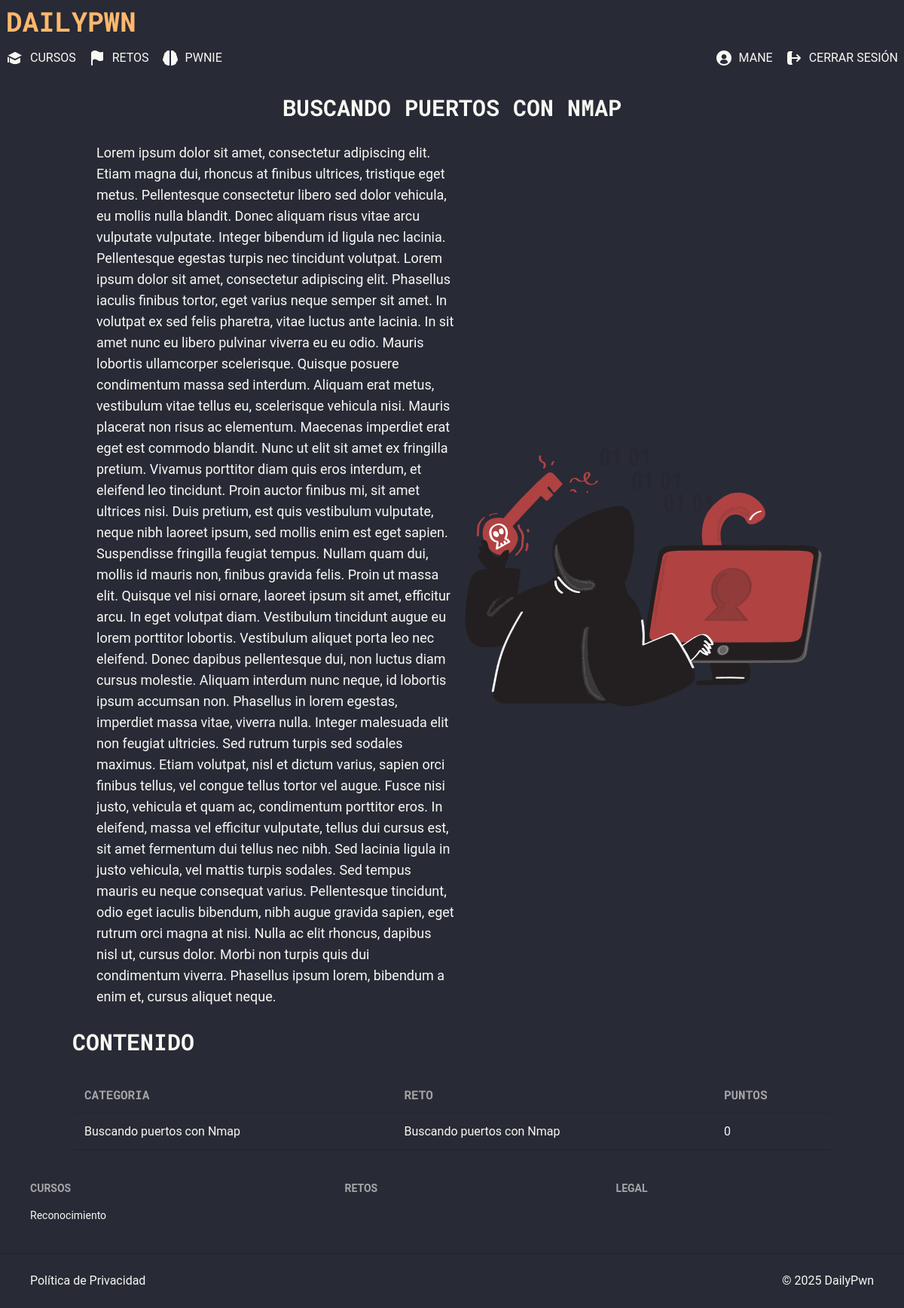
Page /challenges/overview/nmap (signed in) on the committed database.
### app/models.py (models this page shows, shortened)
class User(UserMixin, db.Model):
    id = db.Column(db.Integer, primary_key=True)
    username = db.Column(db.String(200), nullable=False, unique=True)
    email = db.Column(db.String(120), nullable=False, unique=True)
    password = db.Column(db.String(128), nullable=False)
    date_added = db.Column(db.DateTime, default=datetime.utcnow)
    completed_challenges = db.relationship('UserChallenge', back_populates='user')

class Category(db.Model):
    id = db.Column(db.Integer, primary_key=True)
    name = db.Column(db.String(255), nullable=False)
    alias = db.Column(db.String(25), nullable=False)
    description = db.Column(db.Text)
    image_url = db.Column(db.String(255))
    challenges = db.relationship('Challenge', back_populates='category')

class Challenge(db.Model):
    id = db.Column(db.Integer, primary_key=True)
    title = db.Column(db.String(255), nullable=False)
    alias = db.Column(db.String(25), nullable=False)
    description = db.Column(db.Text)
    files = db.Column(db.String(255))
    resources = db.Column(db.String(255))
    points = db.Column(db.Integer, default=0)  # Optional column for points
    flag = db.Column(db.String(30), nullable=False)
    course_id = db.Column(db.Integer, db.ForeignKey('course.id'), nullable=False)
    category_id = db.Column(db.Integer, db.ForeignKey('category.id'), nullable=False)
    course = db.relationship('Course', back_populates='challenges')
    category = db.relationship('Category', back_populates='challenges')
    completions = db.relationship('UserChallenge', back_populates='challenge')

### app/routes/challenges.py (the view)
@challenges.route('overview/<category_alias>', methods=['GET'])
@login_required
def get_category(category_alias):
    category = Category.query.filter_by(alias=category_alias).first()
    if category is None:
        abort(404)
    challenges = Challenge.query.filter_by(category_id=category.id).all()
    return render_template('challenges/category.html',
                           category=category,
                           challenges=challenges,
                           page_title=category.name)

### app/models.py (called while the page is built)
@login.user_loader
def load_user(id):
    return db.session.get(User, int(id))

### app/templates/challenges/category.html (shortened to what this page needs)
{% extends 'base.html' %}
{% block content %}
<div class="flex flex-col mx-24">
<h1 class="text-3xl font-bold font-RobotoMono py-7 text-center">{{category.name.upper()}}</h1>
<div class="flex flex-col items-center space-x-4 lg:flex-row-reverse">
<img src="{{ url_for('static', filename='images/' ~ category.image_url) }}" class="w-full mx-auto">
<p class="flex-2 text-lg">{{category.description}}</p>
</div>
<h2 class="text-3xl font-bold font-RobotoMono py-7">CONTENIDO</h2>
<div class="overflow-x-auto">
    <table class="table table-zebra text-base">
      <thead>
        <tr class="font-RobotoMono text-base">
          <th>{{ 'Categoria'.upper() }}</th>
          <th>{{ 'Reto'.upper() }}</th>
          <th>{{ 'Puntos'.upper() }}</th>
        </tr>
      </thead>
      <tbody>
        {% for challenge in category.challenges %}
        <tr>
          <td>{{ challenge.category.name }}</td>
          <td class="hover:text-accent"><a href="/challenges/{{ challenge.alias }}">{{ challenge.category.name }}</a></td>
          <td>{{ challenge.points }}</td>
        </tr>
        {% endfor %}
      </tbody>
    </table>
  </div>
</div>
{% endblock %}

### app/templates/base.html (shortened to what this page needs)
<!DOCTYPE html>
<html data-theme="dracula" class="h-full">
<head>
    <link rel="stylesheet" href="{{ url_for('static', filename='css/main.css') }}">
</head>
<body class="font-Roboto h-full">
    <div class="navbar flex flex-col items-start space-y-4 hidden lg:block">
        <div>
            <a href="/" class="text-4xl font-bold font-RobotoMono text-accent">{{ "DailyPwn".upper() }}</a>
        </div>
        <div class="flex justify-between w-full">
            <ul class="flex flex-row space-x-4">
                {% for link in [
                    {
                        'href': '/courses',
                        'text': 'Cursos',
                        'svg': '''
                            <svg class="w-6 fill-current" aria-hidden="true" xmlns="http://www.w3.org/2000/svg" width="24" height="24" fill="currentColor" viewBox="0 0 24 24">
                            <path d="M12.4472 4.10557c-.2815-.14076-.6129-.14076-.8944 0L2.76981 8.49706l9.21949 4.39024L21 8.38195l-8.5528-4.27638Z"/>
                            <path d="M5 17.2222v-5.448l6.5701 3.1286c.278.1325.6016.1293.8771-.0084L19 11.618v5.6042c0 .2857-.1229.5583-.3364.7481l-.0025.0022-.0041.0036-.0103.009-.0119.0101-.0181.0152c-.024.02-.0562.0462-.0965.0776-.0807.0627-.1942.1465-.3405.2441-.2926.195-.7171.4455-1.2736.6928C15.7905 19.5208 14.1527 20 12 20c-2.15265 0-3.79045-.4792-4.90614-.9751-.5565-.2473-.98098-.4978-1.27356-.6928-.14631-.0976-.2598-.1814-.34049-.2441-.04036-.0314-.07254-.0576-.09656-.0776-.01201-.01-.02198-.0185-.02991-.0253l-.01038-.009-.00404-.0036-.00174-.0015-.0008-.0007s-.00004 0 .00978-.0112l-.00009-.0012-.01043.0117C5.12215 17.7799 5 17.5079 5 17.2222Zm-3-6.8765 2 .9523V17c0 .5523-.44772 1-1 1s-1-.4477-1-1v-6.6543Z"/>
                            </svg>
                        '''
                    },
                    {'href': '/challenges',
                    'text': 'Retos',
                    'svg': '''
                        <svg class="w-6 fill-current" aria-hidden="true" xmlns="http://www.w3.org/2000/svg" width="24" height="24" fill="currentColor" viewBox="0 0 24 24">
                        <path d="M13.09 3.294c1.924.95 3.422 1.69 5.472.692a1 1 0 0 1 1.438.9v9.54a1 1 0 0 1-.562.9c-2.981 1.45-5.382.24-7.25-.701a38.739 38.739 0 0 0-.622-.31c-1.033-.497-1.887-.812-2.756-.77-.76.036-1.672.357-2.81 1.396V21a1 1 0 1 1-2 0V4.971a1 1 0 0 1 .297-.71c1.522-1.506 2.967-2.185 4.417-2.255 1.407-.068 2.653.453 3.72.967.225.108.443.216.655.32Z"/>
                        </svg>
                    '''
                },
                    {'href': '/chat',
                    'text': 'Pwnie',
                    'svg': '''
                        <svg class="w-6 fill-current" aria-hidden="true" xmlns="http://www.w3.org/2000/svg" width="24" height="24" fill="currentColor" viewBox="0 0 24 24">
                        <path d="M11 21V2.352A3.451 3.451 0 0 0 9.5 2a3.5 3.5 0 0 0-3.261 2.238A3.5 3.5 0 0 0 4.04 8.015a3.518 3.518 0 0 0-.766 1.128c-.042.1-.064.209-.1.313a3.34 3.34 0 0 0-.106.344 3.463 3.463 0 0 0 .02 1.468A4.017 4.017 0 0 0 2.3 12.5l-.015.036a3.861 3.861 0 0 0-.216.779A3.968 3.968 0 0 0 2 14c.003.24.027.48.072.716a4 4 0 0 0 .235.832c.006.014.015.027.021.041a3.85 3.85 0 0 0 .417.727c.105.146.219.285.342.415.072.076.148.146.225.216.1.091.205.179.315.26.11.081.2.14.308.2.02.013.039.028.059.04v.053a3.506 3.506 0 0 0 3.03 3.469 3.426 3.426 0 0 0 4.154.577A.972.972 0 0 1 11 21Zm10.934-7.68a3.956 3.956 0 0 0-.215-.779l-.017-.038a4.016 4.016 0 0 0-.79-1.235 3.417 3.417 0 0 0 .017-1.468 3.387 3.387 0 0 0-.1-.333c-.034-.108-.057-.22-.1-.324a3.517 3.517 0 0 0-.766-1.128 3.5 3.5 0 0 0-2.202-3.777A3.5 3.5 0 0 0 14.5 2a3.451 3.451 0 0 0-1.5.352V21a.972.972 0 0 1-.184.546 3.426 3.426 0 0 0 4.154-.577A3.506 3.506 0 0 0 20 17.5v-.049c.02-.012.039-.027.059-.04.106-.064.208-.13.308-.2s.214-.169.315-.26c.077-.07.153-.14.225-.216a4.007 4.007 0 0 0 .459-.588c.115-.176.215-.361.3-.554.006-.014.015-.027.021-.041.087-.213.156-.434.205-.659.013-.057.024-.115.035-.173.046-.237.07-.478.073-.72a3.948 3.948 0 0 0-.066-.68Z"/>
                        </svg>
                    '''
                },
                ] %}
                <a href="{{ link.href }}" class="flex items-center space-x-2 hover:text-accent">
                    {{ link.svg | safe }}
                    <span>{{ link.text.upper() }}</span>
                </a>
            </ul>
            <ul class="flex flex-row space-x-4">
                {% if current_user.is_authenticated %}
                    <a href="" class="flex items-center space-x-2 hover:text-accent">
                        <span>{{current_user.username.upper()}}</span>
                    </a>
                    <a href="#" onclick="document.getElementById('logout-form').submit();" class="flex items-center space-x-2 hover:text-accent">
                        <svg class="w-6 fill-current" aria-hidden="true" xmlns="http://www.w3.org/2000/svg" width="24" height="24" fill="none" viewBox="0 0 24 24">
                        <path stroke="currentColor" stroke-linecap="round" stroke-linejoin="round" stroke-width="2" d="M20 12H8m12 0-4 4m4-4-4-4M9 4H7a3 3 0 0 0-3 3v10a3 3 0 0 0 3 3h2"/>
                        </svg>
                        <span>{{ "Cerrar Sesión".upper() }}</span>
                    </a>
                {% endif %}
            </ul>
        </div>
    </div>
    {% block content %}{% endblock %}
    <footer class="footer text-base-content p-10">
        <nav>
            <h6 class="footer-title">Cursos</h6>
            {% for link in [
                {'href': '/courses/reconnainsance', 'text': 'Reconocimiento'},
            ] %}
                <a href="{{ link.href }}" class="link link-hover hover:text-accent">{{ link.text[0].upper() + link.text[1:].lower() }}</a>
            {% endfor %}
        </nav>
        <nav>
            <h6 class="footer-title">Retos</h6>
        </nav>
        <nav>
            <h6 class="footer-title">Legal</h6>
        </nav>
        </footer>
        <footer class="footer text-base-content border-base-300 border-t px-10 py-4 text-base py-6">
        <aside class="grid-flow-col items-center">
            <a href="/privacy-policy" class="hover:text-accent">Política de Privacidad</a>
        </aside>
        <nav class="lg:place-self-center lg:justify-self-end">
            <div class="grid grid-flow-col gap-4">
                &copy; 2025 DailyPwn
            </div>
        </nav>
    </footer>
</body>
</html>

### rows in the picture
User: username "MANE"
Category: name "BUSCANDO PUERTOS CON NMAP", image_url (picture), description "Lorem ipsum dolor sit amet, consectetur adipiscing elit. Etiam magna dui, rhoncus at finibus ultrices, tristique eget metus. Pellentesque consectetur libero sed dolor vehicula, eu mollis nulla blandit. Donec aliquam risus vitae arcu vulputate vulputate. Integer bibendum id ligula nec lacinia. Pellentesque egestas turpis nec tincidunt volutpat. Lorem ipsum dolor sit amet, consectetur adipiscing elit. Phasellus iaculis finibus tortor, eget varius neque semper sit amet. In volutpat ex sed felis pharetra, vitae luctus ante lacinia. In sit amet nunc eu libero pulvinar viverra eu eu odio. Mauris lobortis ullamcorper scelerisque. Quisque posuere condimentum massa sed interdum. Aliquam erat metus,…"
Challenge: category.name "Buscando puertos con Nmap", points "0"

### other values in the picture
{{ "DailyPwn".upper() }} "DAILYPWN"
{{ link.text.upper() }} "CURSOS" "RETOS" "PWNIE"
{{ "Cerrar Sesión".upper() }} "CERRAR SESIÓN"
{{ 'Categoria'.upper() }} "CATEGORIA"
{{ 'Reto'.upper() }} "RETO"
{{ 'Puntos'.upper() }} "PUNTOS"
{{ link.text[0].upper() + link.text[1:].lower() }} "Reconocimiento"
